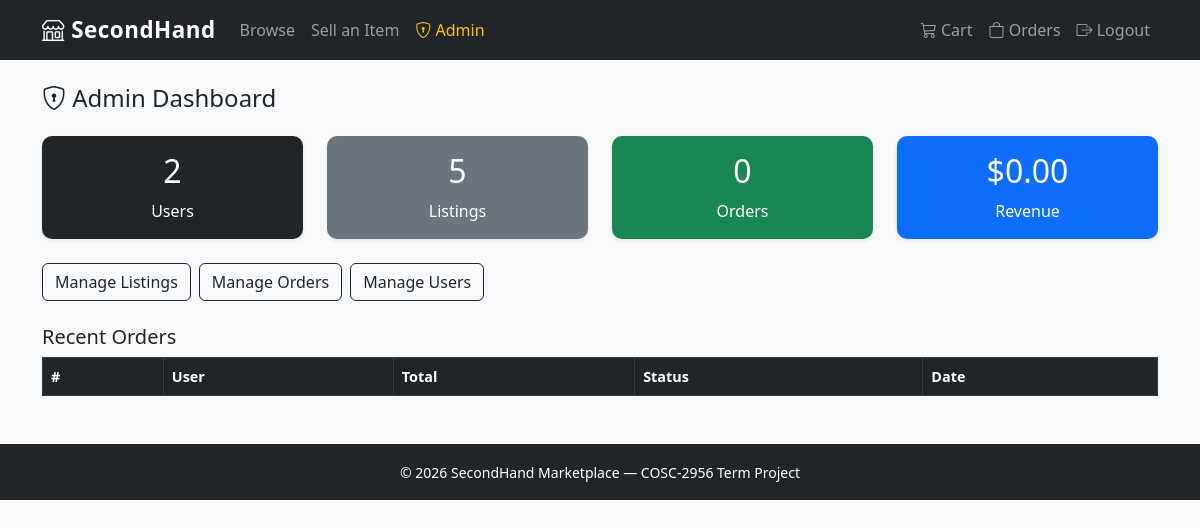
/admin/index.php (signed in), run on an earlier commit of the app's database.
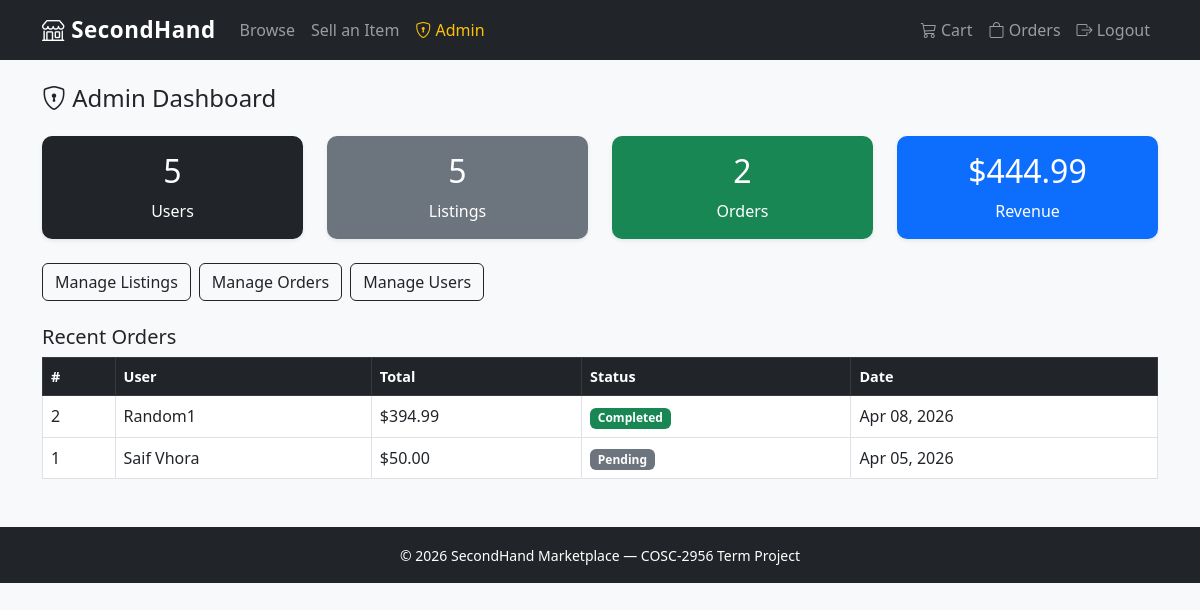
And on a later commit of the database.
### tables this page shows
CREATE TABLE `orders` (
  `id` int(11) NOT NULL,
  `user_id` int(11) NOT NULL,
  `total_price` decimal(10,2) NOT NULL,
  `status` enum('Pending','Processing','Shipped','Completed','Cancelled') DEFAULT 'Pending',
  `order_date` timestamp NOT NULL DEFAULT current_timestamp()
);

CREATE TABLE `users` (
  `id` int(11) NOT NULL,
  `name` varchar(100) NOT NULL,
  `email` varchar(150) NOT NULL,
  `password` varchar(255) NOT NULL,
  `is_admin` tinyint(1) DEFAULT 0,
  `created_at` timestamp NOT NULL DEFAULT current_timestamp()
);

### includes/auth.php (called while the page is built, shortened)
<?php
function isLoggedIn() {
    return isset($_SESSION['user_id']);
}
function isAdmin() {
    return isset($_SESSION['is_admin']) && $_SESSION['is_admin'] == 1;
}
?>

### admin/index.php (the view, shortened to what this page needs)
<?php
require_once '../includes/db.php';
require_once '../includes/auth.php';
$userCount    = $pdo->query("SELECT COUNT(*) FROM users")->fetchColumn();
$productCount = $pdo->query("SELECT COUNT(*) FROM products")->fetchColumn();
$orderCount   = $pdo->query("SELECT COUNT(*) FROM orders")->fetchColumn();
$revenue      = $pdo->query("SELECT SUM(total_price) FROM orders WHERE status != 'Cancelled'")->fetchColumn();
$recentOrders = $pdo->query("
    SELECT o.*, u.name AS user_name FROM orders o JOIN users u ON o.user_id = u.id
    ORDER BY o.order_date DESC LIMIT 10
")->fetchAll();
require_once '../includes/header.php';
?>
<h4 class="mb-4"><i class="bi bi-shield-lock"></i> Admin Dashboard</h4>
<div class="row g-4 mb-4">
  <div class="col-md-3">
    <div class="card text-white bg-dark shadow-sm text-center p-3">
      <h2><?= $userCount ?></h2><p class="mb-0">Users</p>
    </div>
  </div>
  <div class="col-md-3">
    <div class="card text-white bg-secondary shadow-sm text-center p-3">
      <h2><?= $productCount ?></h2><p class="mb-0">Listings</p>
    </div>
  </div>
  <div class="col-md-3">
    <div class="card text-white bg-success shadow-sm text-center p-3">
      <h2><?= $orderCount ?></h2><p class="mb-0">Orders</p>
    </div>
  </div>
  <div class="col-md-3">
    <div class="card text-white bg-primary shadow-sm text-center p-3">
      <h2>$<?= number_format($revenue ?? 0, 2) ?></h2><p class="mb-0">Revenue</p>
    </div>
  </div>
</div>
<div class="mb-4 d-flex gap-2">
  <a href="/marketplace/admin/products.php" class="btn btn-outline-dark">Manage Listings</a>
  <a href="/marketplace/admin/orders.php" class="btn btn-outline-dark">Manage Orders</a>
  <a href="/marketplace/admin/users.php" class="btn btn-outline-dark">Manage Users</a>
</div>
<h5>Recent Orders</h5>
<table class="table table-hover table-bordered">
  <thead class="table-dark">
    <tr><th>#</th><th>User</th><th>Total</th><th>Status</th><th>Date</th></tr>
  </thead>
  <tbody>
    <?php foreach ($recentOrders as $o): ?>
      <tr>
        <td><?= $o['id'] ?></td>
        <td><?= htmlspecialchars($o['user_name']) ?></td>
        <td>$<?= number_format($o['total_price'], 2) ?></td>
        <td>
          <span class="badge bg-<?= $o['status'] === 'Completed' ? 'success' : ($o['status'] === 'Cancelled' ? 'danger' : 'secondary') ?>">
            <?= $o['status'] ?>
          </span>
        </td>
        <td><?= date('M d, Y', strtotime($o['order_date'])) ?></td>
      </tr>
    <?php endforeach; ?>
  </tbody>
</table>
<?php require_once '../includes/footer.php'; ?>

### includes/header.php (shortened to what this page needs)
<?php require_once __DIR__ . '/auth.php'; ?>
<!DOCTYPE html>
<html lang="en">
<head>
  <link href="https://cdn.jsdelivr.net/npm/bootstrap@5.3.0/dist/css/bootstrap.min.css" rel="stylesheet">
  <link href="https://cdn.jsdelivr.net/npm/bootstrap-icons@1.10.5/font/bootstrap-icons.css" rel="stylesheet">
  <link href="/marketplace/css/style.css" rel="stylesheet">
</head>
<body>
<nav class="navbar navbar-expand-lg navbar-dark bg-dark">
  <div class="container">
    <a class="navbar-brand fw-bold" href="/marketplace/index.php"><i class="bi bi-shop"></i> SecondHand</a>
    <div class="collapse navbar-collapse" id="navMenu">
      <ul class="navbar-nav me-auto">
        <li class="nav-item"><a class="nav-link" href="/marketplace/products.php">Browse</a></li>
        <?php if (isLoggedIn()): ?>
          <li class="nav-item"><a class="nav-link" href="/marketplace/sell.php">Sell an Item</a></li>
          <?php if (isAdmin()): ?>
            <li class="nav-item"><a class="nav-link text-warning" href="/marketplace/admin/index.php"><i class="bi bi-shield-lock"></i> Admin</a></li>
          <?php endif; ?>
        <?php endif; ?>
      </ul>
      <ul class="navbar-nav ms-auto">
        <?php if (isLoggedIn()): ?>
          <li class="nav-item"><a class="nav-link" href="/marketplace/cart.php"><i class="bi bi-cart3"></i> Cart</a></li>
          <li class="nav-item"><a class="nav-link" href="/marketplace/orders.php"><i class="bi bi-bag"></i> Orders</a></li>
          <li class="nav-item"><a class="nav-link" href="/marketplace/logout.php"><i class="bi bi-box-arrow-right"></i> Logout</a></li>
        <?php else: ?>
          <li class="nav-item"><a class="nav-link" href="/marketplace/login.php">Login</a></li>
          <li class="nav-item"><a class="nav-link btn btn-outline-light btn-sm px-3 ms-2" href="/marketplace/register.php">Register</a></li>
        <?php endif; ?>
      </ul>
    </div>
  </div>
</nav>
<div class="container my-4">

### includes/footer.php (shortened to what this page needs)
</div>
<footer class="bg-dark text-white text-center py-3 mt-5">
  <small>&copy; <?= date('Y') ?> SecondHand Marketplace &mdash; COSC-2956 Term Project</small>
</footer>
</body>
</html>

### css/style.css (style rules this page uses)
body { background-color: #f8f9fa; font-family: 'Segoe UI', sans-serif; }
.navbar-brand { font-size: 1.4rem; letter-spacing: 0.5px; }
.card { border: none; border-radius: 10px; transition: transform 0.15s ease, box-shadow 0.15s ease; }
.table th { font-weight: 600; font-size: 0.9rem; }
footer { margin-top: 60px; }

What changed in the data, as far as the page shows it:
added orders: id "2", user.name "Random1", total_price "394.99", status "Completed", order_date "Apr 08, 2026"
added orders: id "1", user.name "Saif Vhora", total_price "50.00", status "Pending", order_date "Apr 05, 2026"
Also different on the page:
$userCount: "2" → "5"
$orderCount: "0" → "2"
$revenue: "0.00" → "444.99"
